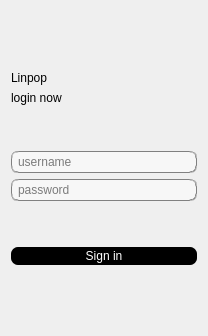
<?xml version="1.0" encoding="UTF-8"?>
<ui version="4.0">
 <class>Login</class>
 <widget class="QDialog" name="Login">
  <property name="geometry">
   <rect>
    <x>0</x>
    <y>0</y>
    <width>204</width>
    <height>336</height>
   </rect>
  </property>
  <property name="windowTitle">
   <string>Dialog</string>
  </property>
  <property name="styleSheet">
   <string notr="true">background-color: rgb(239, 239, 239);</string>
  </property>
  <layout class="QVBoxLayout" name="verticalLayout">
   <item>
    <spacer name="verticalSpacer_3">
     <property name="orientation">
      <enum>Qt::Vertical</enum>
     </property>
     <property name="sizeHint" stdset="0">
      <size>
       <width>20</width>
       <height>80</height>
      </size>
     </property>
    </spacer>
   </item>
   <item>
    <widget class="QLabel" name="title">
     <property name="minimumSize">
      <size>
       <width>186</width>
       <height>0</height>
      </size>
     </property>
     <property name="styleSheet">
      <string notr="true">font: 75 31pt &quot;Dyuthi&quot;;</string>
     </property>
     <property name="text">
      <string>Linpop</string>
     </property>
    </widget>
   </item>
   <item>
    <widget class="QLabel" name="label">
     <property name="styleSheet">
      <string notr="true">font: 57 11pt &quot;Ubuntu&quot;;</string>
     </property>
     <property name="text">
      <string>login now</string>
     </property>
    </widget>
   </item>
   <item>
    <spacer name="verticalSpacer">
     <property name="orientation">
      <enum>Qt::Vertical</enum>
     </property>
     <property name="sizeHint" stdset="0">
      <size>
       <width>20</width>
       <height>60</height>
      </size>
     </property>
    </spacer>
   </item>
   <item>
    <widget class="QLineEdit" name="username">
     <property name="styleSheet">
      <string notr="true">background-color: rgb(247, 247, 247);
border:1px groove gray;border-radius:
7px;padding:2px 4px;
font: 10pt &quot;Candara&quot;;</string>
     </property>
     <property name="echoMode">
      <enum>QLineEdit::Normal</enum>
     </property>
     <property name="placeholderText">
      <string>username</string>
     </property>
    </widget>
   </item>
   <item>
    <widget class="QLineEdit" name="password">
     <property name="styleSheet">
      <string notr="true">background-color: rgb(247, 247, 247);
border:1px groove gray;border-radius:
7px;padding:2px 4px;
font: 10pt &quot;Candara&quot;;</string>
     </property>
     <property name="echoMode">
      <enum>QLineEdit::Password</enum>
     </property>
     <property name="placeholderText">
      <string>password</string>
     </property>
    </widget>
   </item>
   <item>
    <spacer name="verticalSpacer_4">
     <property name="orientation">
      <enum>Qt::Vertical</enum>
     </property>
     <property name="sizeHint" stdset="0">
      <size>
       <width>20</width>
       <height>60</height>
      </size>
     </property>
    </spacer>
   </item>
   <item>
    <widget class="QPushButton" name="in_btn">
     <property name="styleSheet">
      <string notr="true"> background-color: black;
    color: white;
    border: 0px groove gray;
    border-radius: 7px;
    padding: 2px 4px;
    font: 14pt &quot;Candara&quot;;</string>
     </property>
     <property name="text">
      <string>Sign in</string>
     </property>
    </widget>
   </item>
   <item>
    <spacer name="verticalSpacer_2">
     <property name="orientation">
      <enum>Qt::Vertical</enum>
     </property>
     <property name="sizeHint" stdset="0">
      <size>
       <width>20</width>
       <height>80</height>
      </size>
     </property>
    </spacer>
   </item>
  </layout>
 </widget>
 <resources/>
 <connections/>
</ui>
